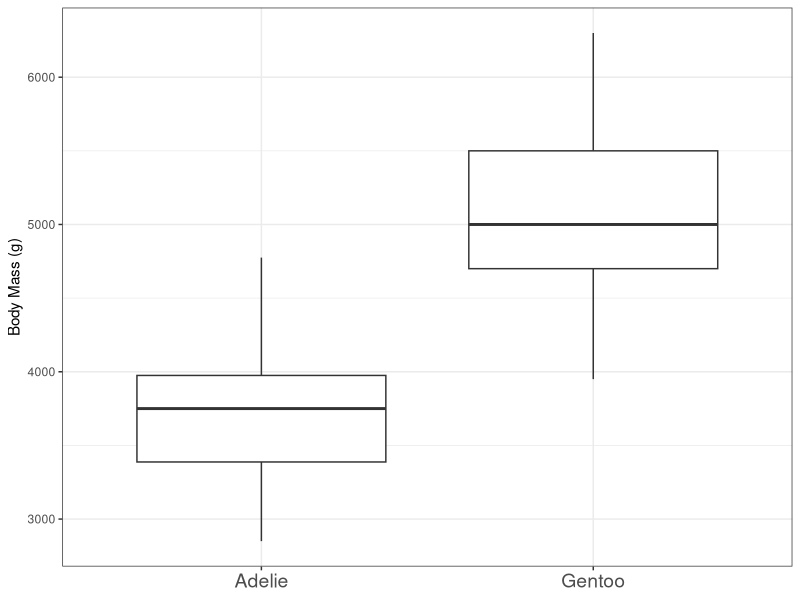
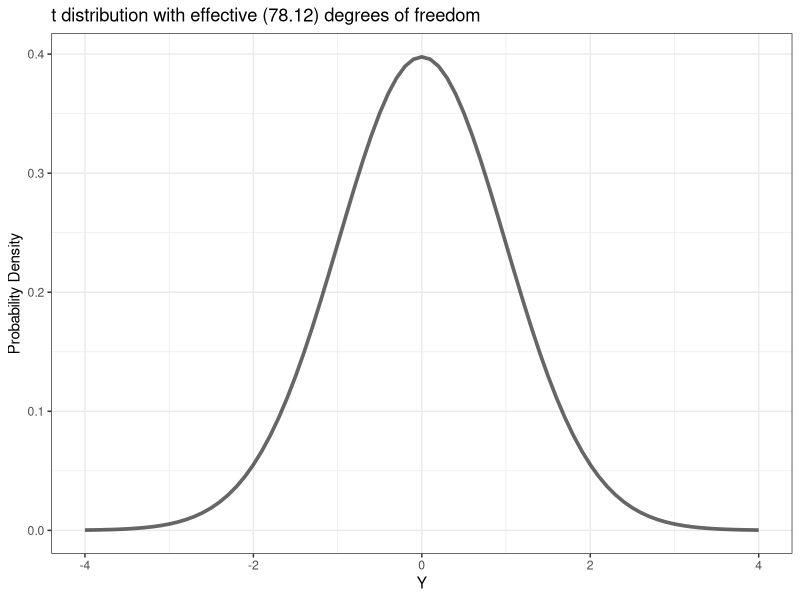
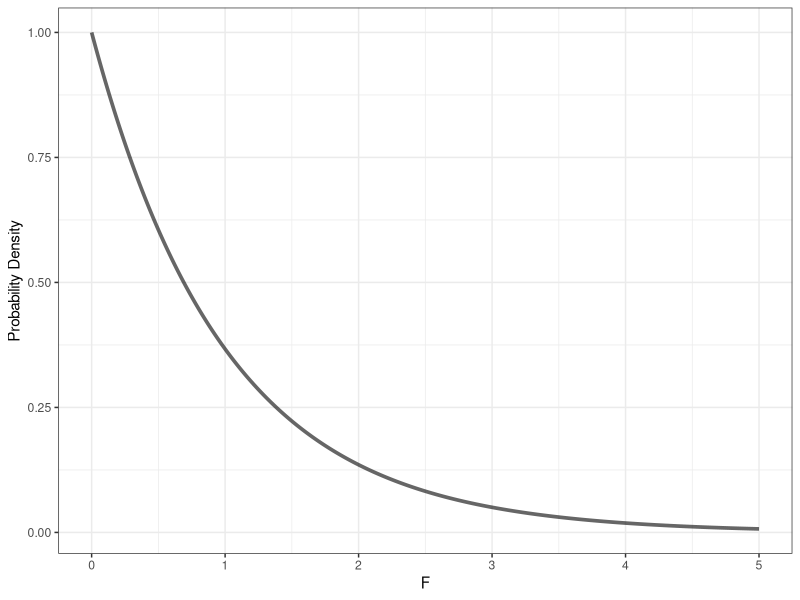
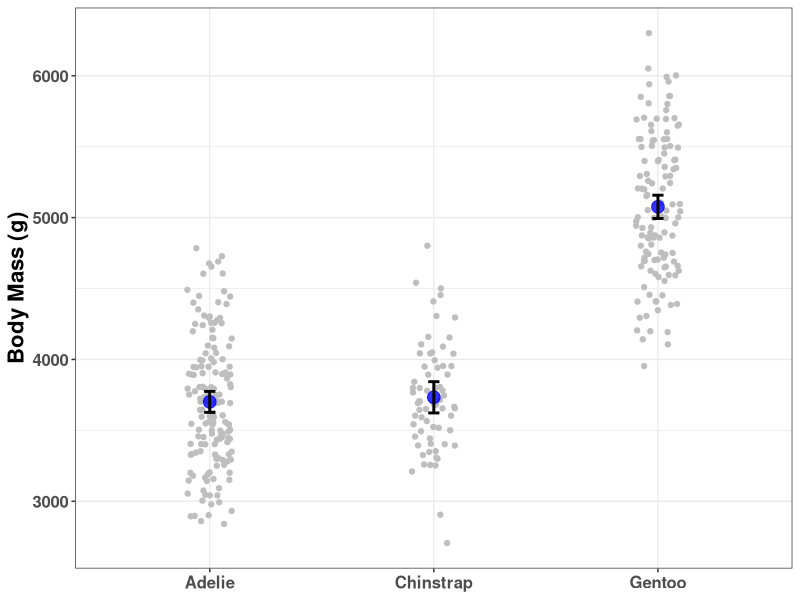

Reproduce these figures in R, in order.
## ---- chunk 1
library(tidyverse)
library(emmeans)

penguins_df <- palmerpenguins::penguins
## ---- chunk 2
penguins_adgen <- penguins_df|>
  filter((species == "Gentoo"|species == "Adelie") & island=="Biscoe" & !is.na(body_mass_g))

ggplot(penguins_adgen, aes(x = species, y = body_mass_g))+
  geom_boxplot()+
  ylab("Body Mass (g)")+
  theme_bw()+
  theme(axis.title.x = element_blank(), axis.text.x = element_text(size = 14))
## ---- chunk 3

ad_bm <- penguins_adgen|>filter(species == "Adelie")|>pull(body_mass_g)
gen_bm <- penguins_adgen|>filter(species == "Gentoo")|>pull(body_mass_g)

t_adgen <- (mean(ad_bm)-mean(gen_bm))/sqrt(var(ad_bm)/length(ad_bm) + var(gen_bm)/length(gen_bm))

## ---- chunk 4
df <- ((var(ad_bm)/length(ad_bm) + var(gen_bm)/length(gen_bm))^2)/
(((var(ad_bm)/length(ad_bm))^2 / (length(ad_bm) - 1)) +
 ((var(gen_bm)/length(gen_bm))^2 / (length(gen_bm) - 1))) #golly that's tedious

tibble(Y = seq(-4,4, by = 0.1))|>expand_grid(df = df)|>mutate(Probability = dt(Y, df = df))|>as_tibble()|>   ggplot(aes(x = Y, y = Probability))+   geom_line(linewidth = 1.25, alpha = 0.6)+   ylab("Probability Density")+ggtitle(paste0("t distribution with effective (", round(df,2), ") degrees of freedom"))+   theme_bw()+   scale_x_continuous(limits = c(-4,4))  

## ---- chunk 5
t.test(ad_bm, gen_bm)
## ---- chunk 6
lm(data = penguins_adgen, body_mass_g ~ species)|>
  summary()
## ---- chunk 7
peng_lm <- lm(data = penguins_df, body_mass_g ~ species)
aov_peng <- anova(peng_lm)
aov_peng

## ---- chunk 8
aov_peng$`Mean Sq`[1]/aov_peng$`Mean Sq`[2]
## ---- chunk 9
df1 <- aov_peng$Df[1]
df2 <- aov_peng$Df[2]
tibble(`F` = seq(0,5, by = 0.01))|>
  mutate(Probability = df(`F`, df1 = df1, df2 = df2), df1 = as_factor(df1), df2 = as_factor(df2))|>as_tibble()|>
  ggplot(aes(x = `F`, y = Probability))+
  geom_line(linewidth = 1.25, alpha = 0.6)+
  ylab("Probability Density")+
  theme_bw()
## ---- chunk 10
peng_lm.null <- lm(data = penguins_df, body_mass_g ~ 1)
anova(peng_lm)
anova(peng_lm,peng_lm.null)
## ---- chunk 11

peng_bm.em <- emmeans(peng_lm, specs = ~species)
pairs(peng_bm.em)
## ---- chunk 12
peng_bm.em|>as_tibble()|>
  ggplot()+
  geom_jitter(data = penguins_df, aes(x = species, y = body_mass_g), color = "grey", width = 0.1)+
  geom_point(aes(x = species, y = emmean), size = 4,color = "blue", alpha = 0.8)+
  geom_errorbar(aes(x = species, ymin = lower.CL, ymax = upper.CL), width = 0.05, linewidth = 1)+
  ylab("Body Mass (g)")+
  theme_bw()+
  theme(axis.title.x = element_blank(), axis.text = element_text(size = 12, face = "bold"), axis.title.y = element_text(size = 16, face = "bold"))
## ---- chunk 13
peng_lm2 <- lm(data = penguins_df, body_mass_g ~ species*sex)
anova(peng_lm2)

## ---- chunk 14
emmeans(peng_lm2, specs = ~species)
## ---- chunk 15
peng_bm2.em <- emmeans(peng_lm2, specs = ~species*sex)
pairs(peng_bm2.em)
## ---- chunk 16
peng_bm2.1.em <- emmeans(peng_lm2, specs = ~species|sex)
pairs(peng_bm2.1.em)
## ---- chunk 17
anova(peng_lm2)
car::Anova(peng_lm2, type = "II")
car::Anova(peng_lm2, type = "III")
## ---- chunk 18
peng_lm3 <- lm(data = penguins_df, body_mass_g ~ bill_length_mm)
summary(peng_lm2)
## ---- chunk 19
peng_lm3 <- lm(data = penguins_df, body_mass_g ~ bill_length_mm*sex)
summary(peng_lm2)
